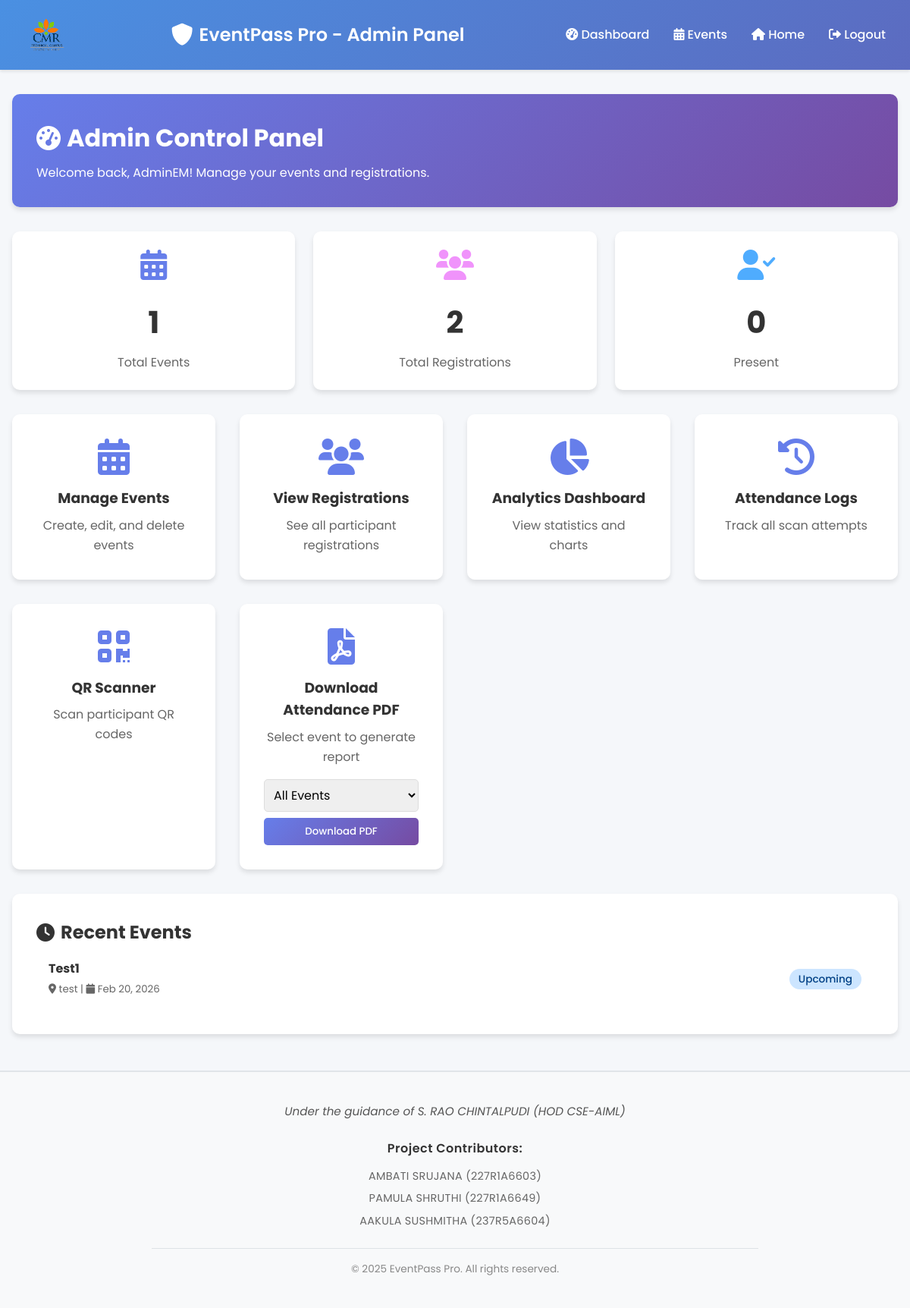
/admin-panel/ (signed in), run on an earlier commit of the app's database.
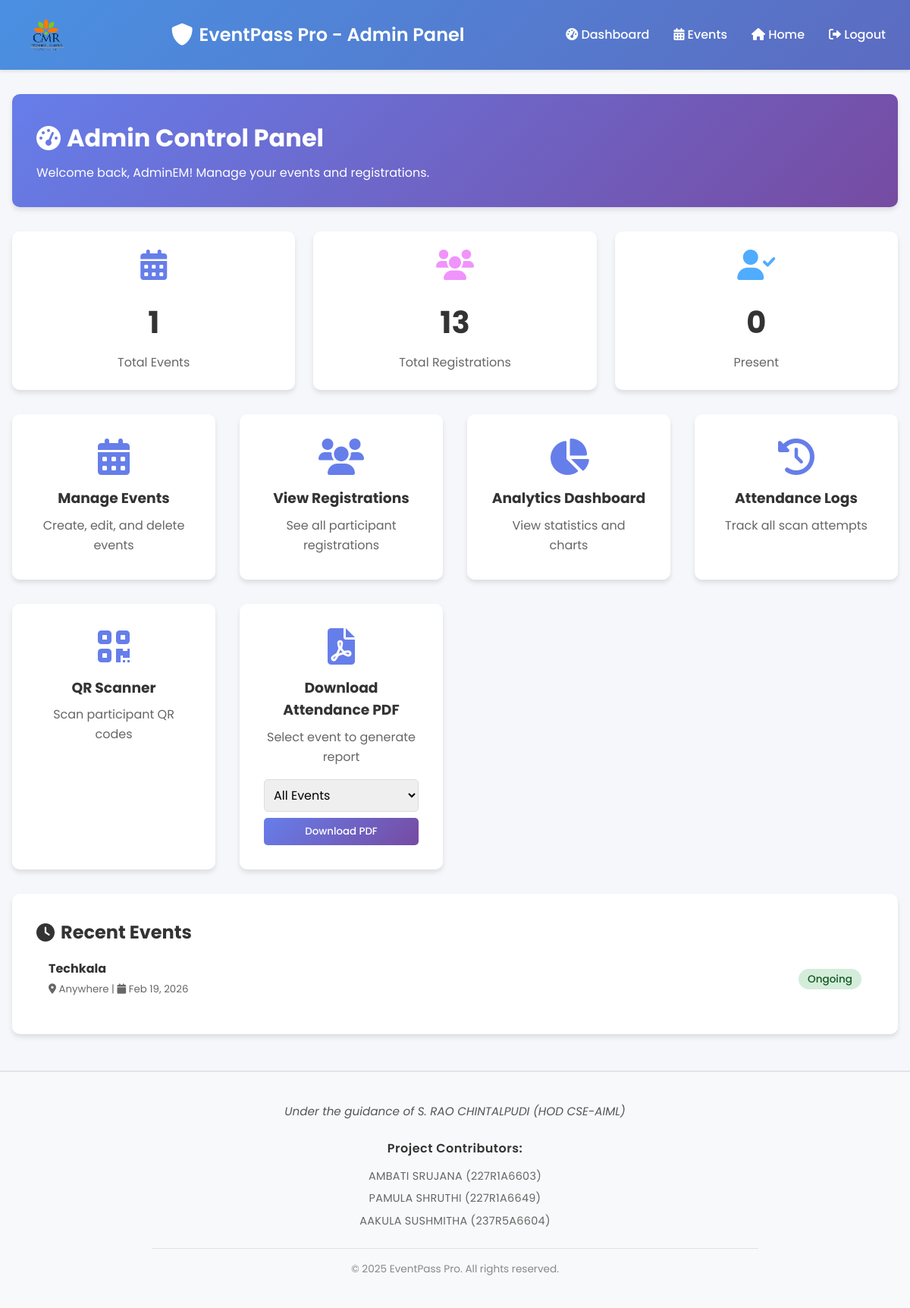
And on a later commit of the database.
### events/models.py (models this page shows, shortened)
class Event(models.Model):
    STATUS_CHOICES = [
        ('upcoming', 'Upcoming'),
        ('ongoing', 'Ongoing'),
        ('completed', 'Completed'),
        ('cancelled', 'Cancelled'),
    ]
    id = models.UUIDField(primary_key=True, default=uuid.uuid4, editable=False)
    name = models.CharField(max_length=200)
    description = models.TextField()
    start_date = models.DateTimeField()
    end_date = models.DateTimeField()
    venue = models.CharField(max_length=200)
    max_capacity = models.IntegerField(default=100)
    status = models.CharField(max_length=20, choices=STATUS_CHOICES, default='upcoming')
    created_at = models.DateTimeField(auto_now_add=True)
    updated_at = models.DateTimeField(auto_now=True)
    created_by = models.ForeignKey(User, on_delete=models.SET_NULL, null=True, related_name='events_created')
    class Meta:
        ordering = ['-start_date']

### events/views.py (the view)
# urls.py: path('admin-panel/', views.admin_panel_view, name='admin-panel'),
@login_required
def admin_panel_view(request):
    if not request.user.is_staff:
        return redirect('admin-login-page')
    total_events = Event.objects.count()
    total_registrations = Registration.objects.count()
    total_present = Registration.objects.filter(has_attended=True).count()
    recent_events = Event.objects.all()[:5]
    all_events = Event.objects.all()
    context = {
        'total_events': total_events,
        'total_registrations': total_registrations,
        'total_present': total_present,
        'recent_events': recent_events,
        'all_events': all_events,
    }
    return render(request, 'admin_panel.html', context)

### templates/admin_panel.html (shortened to what the changed rows need)
{% load static %}
<!DOCTYPE html>
<html lang="en">
<head>
    <link rel="stylesheet" href="{% static 'css/style.css' %}?v=2.0">
    <link rel="stylesheet" href="https://cdnjs.cloudflare.com/ajax/libs/font-awesome/6.0.0/css/all.min.css">
</head>
<body>
    <div class="admin-container">
        <div class="admin-header">
            <h1>
                <i class="fas fa-tachometer-alt"></i>
                Admin Control Panel
            </h1>
        </div>
        <div class="admin-stats">
            <div class="stat-card registrations">
                <i class="fas fa-users"></i>
                <h3>{{ total_registrations }}</h3>
                <p>Total Registrations</p>
            </div>
        </div>
        <div class="recent-section">
            <h2><i class="fas fa-clock"></i> Recent Events</h2>
            {% if recent_events %}
                {% for event in recent_events %}
                <div class="event-item">
                    <div>
                        <strong>{{ event.name }}</strong><br>
                        <small style="color: #666;">
                            <i class="fas fa-map-marker-alt"></i> {{ event.venue }} |
                            <i class="fas fa-calendar"></i> {{ event.start_date|date:"M d, Y" }}
                        </small>
                    </div>
                    <div>
                        {% if event.status == 'ongoing' %}
                            <span class="badge badge-ongoing">Ongoing</span>
                        {% elif event.status == 'upcoming' %}
                            <span class="badge badge-upcoming">Upcoming</span>
                        {% else %}
                            <span class="badge badge-completed">Completed</span>
                        {% endif %}
                    </div>
                </div>
                {% endfor %}
            {% else %}
                <p style="text-align: center; color: #666;">No events yet. Create your first event!</p>
            {% endif %}
        </div>
    </div>
</body>
</html>

What changed in the data, as far as the page shows it:
removed Event: name "Test1", venue "test", start_date "Feb 20, 2026", status "Upcoming"
added Event: name "Techkala", venue "Anywhere", start_date "Feb 19, 2026", status "Ongoing"
Also different on the page:
{{ total_registrations }}: "2" → "13"
